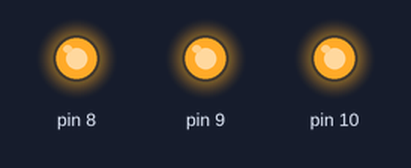
Recording of a sketch running on a simulated Arduino Mega 2560, built with avr-gcc and run on an emulated ATmega2560. Shown: output pins drawn as LEDs (lit = HIGH).

Above: at 0.2 s.
At 1.15 s:
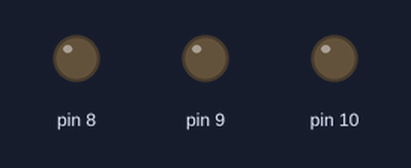
At 2.0 s:
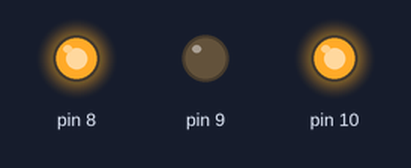
Timing chart, 0 to 3.0 s (numbered marks = the images above):
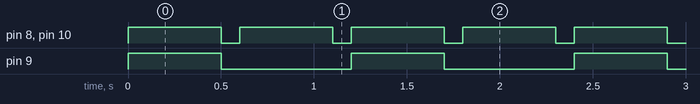

Measured:
- by itself, pin 8, pin 10: alternates HIGH for 0.50 s and LOW for 0.10 s
- by itself, pin 9: alternates HIGH for 0.50 s and LOW for 0.70 s
- by itself, everything shown: repeats every 1.2 s, in 4 steps

The sketch:

ColorLED.ino
```cpp
#include "led.hpp"

ColorLED led(8, 9, 10);

void setup() {
}

void loop() {
    led.setColor(Color {255, 255, 255});
    delay(500);
    led.off();
    delay(100);
    digitalWrite(8, HIGH);
    digitalWrite(9, LOW);
    digitalWrite(10, HIGH);
    delay(500);
    led.off();
    delay(100);
}
```

led.cpp
```cpp
#include "Arduino.h"
#include "led.hpp"

ColorLED::ColorLED(int rpin, int bpin, int gpin)
    : rpin(rpin), bpin(bpin), gpin(gpin) {
    pinMode(rpin, OUTPUT);
    pinMode(bpin, OUTPUT);
    pinMode(gpin, OUTPUT);
}

void ColorLED::setColor(Color color) {
    analogWrite(this->rpin, color.red);
    analogWrite(this->bpin, color.blue);
    analogWrite(this->gpin, color.green);
}

void ColorLED::off() {
    digitalWrite(this->rpin, LOW);
    digitalWrite(this->bpin, LOW);
    digitalWrite(this->gpin, LOW);
}
```

led.hpp
```cpp
#ifndef _COLOR_LED_HPP
#define _COLOR_LED_HPP

typedef struct __Color {
    int red;
    int green;
    int blue;
} Color;

class ColorLED {
private:
    int rpin;
    int bpin;
    int gpin;

public:
    ColorLED(int rpin, int bpin, int gpin);
    void setColor(Color color);
    void off();
};

#endif
```
